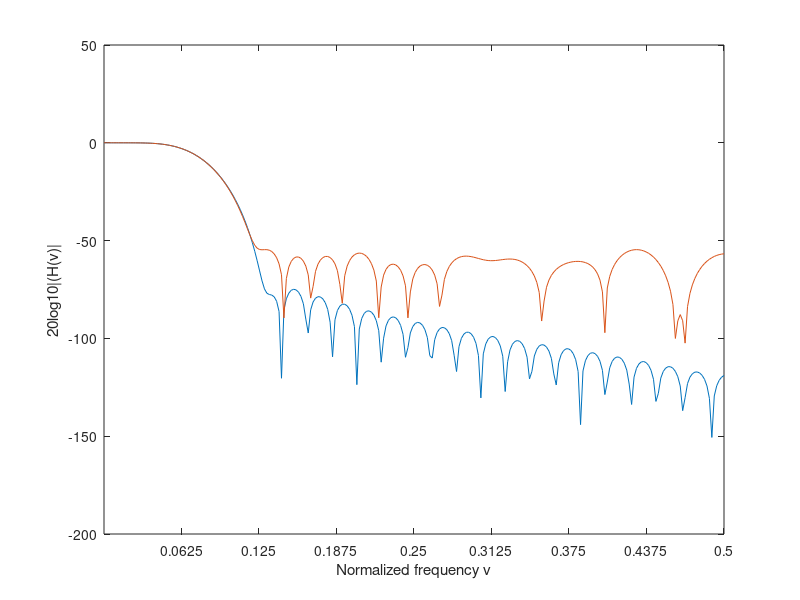

Write the MATLAB code that produced this figure.
clear all
load('LP51.mat');
H0=abs(fft(num,512));
H0log=20*log10(H0);
H0_freq=H0log(1:256);
F=11;%fractional bits
h_fix=round(num*2^F);
h_fixed=h_fix*2^(-F);
sum=0;
for i=1:51
    sum=sum+h_fixed(i)*h_fixed(i);
end
SQNR=2^22*12/3*sum;
SQNRdb=10*log10(SQNR);

H=abs(fft(h_fixed,512));
Hlog=20*log10(H);
H_freq=Hlog(1:256);
v=linspace(0,0.5,256);
n=0:50;
% figure(1);
% stem(n,h_fixed);
% xlabel('n');
% ylabel('h(n)');
figure(2);
plot(v,H0_freq);hold on;plot(v,H_freq);
xlabel('Normalized frequency v');
ylabel('20log10|(H(v)|');
xticks([1/16 1/8 3/16 1/4 5/16 3/8 7/16 1/2]);